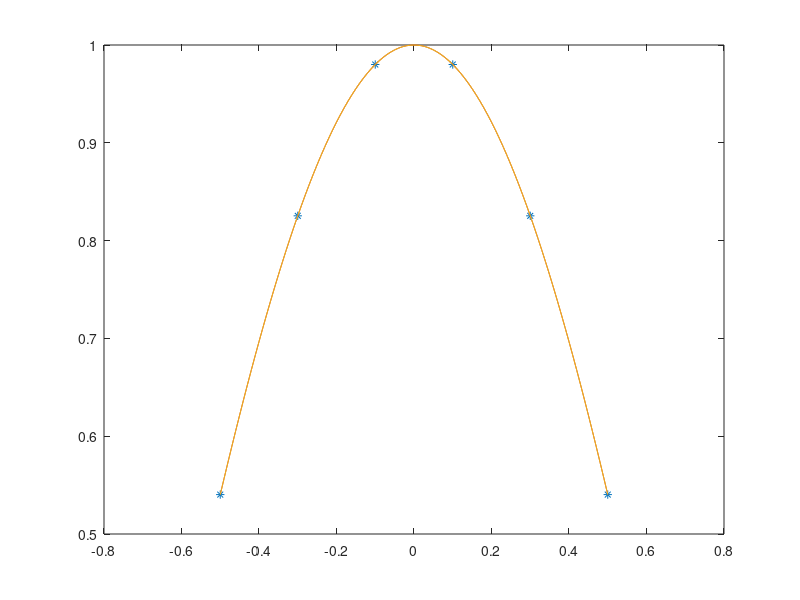

Reproduce this figure in MATLAB.
x = -0.5:0.2:0.5;
y = cos(2*x);

L = polyfit(x,y,5)

x1 = -0.5:0.01:0.5;
y1 = cos(2*x1);

g1 = abs(polyval(L,0) - cos(2*0))
g2 = abs(polyval(L,1) - cos(2*1))

plot(x,y,'*',x1,y1,x1,polyval(L,x1));